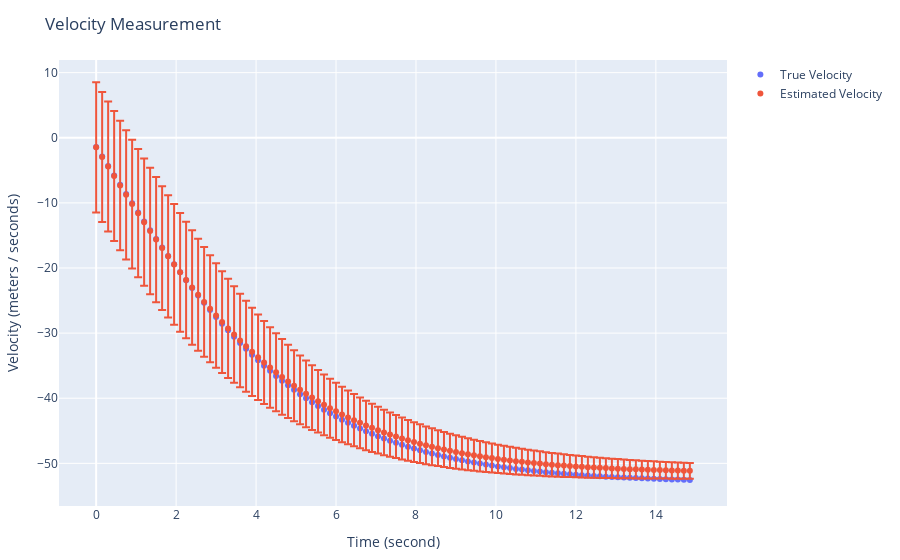

Notebook cell for this chart:
### Code cell
plot(
    [
        # True velocity
        scatter(
            mode="markers",
            x=time_axis_sec,
            y=[tr_st[2] for tr_st in true_state_fcn_time],
            name="True Velocity"
        ),
        # Estimated velocity
        scatter(
            mode="markers",
            x=time_axis_sec,
            y=[s.state[2] for s in states_fcn_time],
            error_y=attr(
                type="data",
                array=[sqrt(s.cov[2, 2]) for s in states_fcn_time]
            ),
            name="Estimated Velocity"
        )
    ],
    Layout(
        title="Velocity Measurement",
        xaxis_title="Time (second)",
        yaxis_title="Velocity (meters / seconds)",
        legend_title="Legend Title",
    ),
    config=PlotConfig(scrollZoom=true)
)
